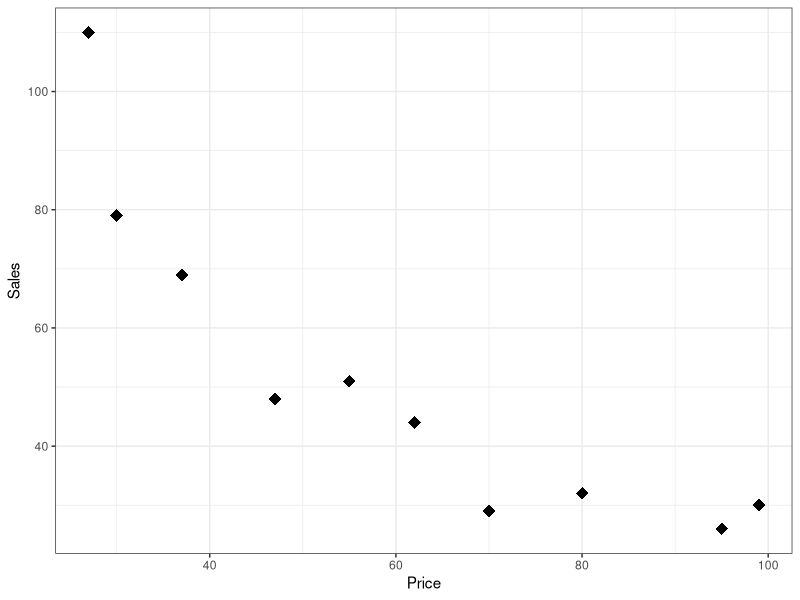
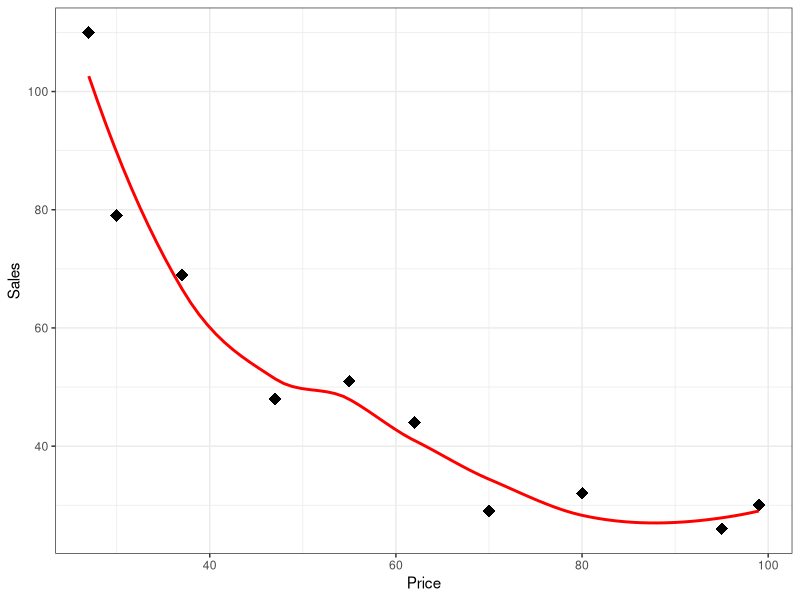

Recreate these plots in R, in order.
## ---- chunk 1
knitr::opts_chunk$set(echo = TRUE)
library(magrittr)

# RW-020016

## Higher Certificate, Module4 - 2013. Question 3

## ---- chunk 2

Price <- c(27, 30, 37, 47, 55, 62, 70, 80, 95, 99)
Sales <- c(110, 79, 69, 48, 51, 44, 29, 32, 26, 30)

Survey <- data.frame(Price,Sales)
head(Survey)
## ---- chunk 3
library(ggplot2)

p <- ggplot(data=Survey, aes(x=Price,y=Sales))
p <- p + geom_point(pch=18,cex=4,col="black")
p <- p + theme_bw()
p
## ---- chunk 4
p <- ggplot(data=Survey, aes(x=Price,y=Sales))
p <- p + geom_point(pch=18,cex=4,col="black")
p <- p + theme_bw()
p <- p + stat_smooth(col="red", se=FALSE)
p
## ---- chunk 5
cor(Sales,Price)
## ---- chunk 6
cor.test(Sales,Price,data=Survey,
         conf.level=0.99, 
         alternative="less")
## ---- chunk 7
cor.test(Sales,Price,data=Survey,conf.level=0.99, method="spearman")
